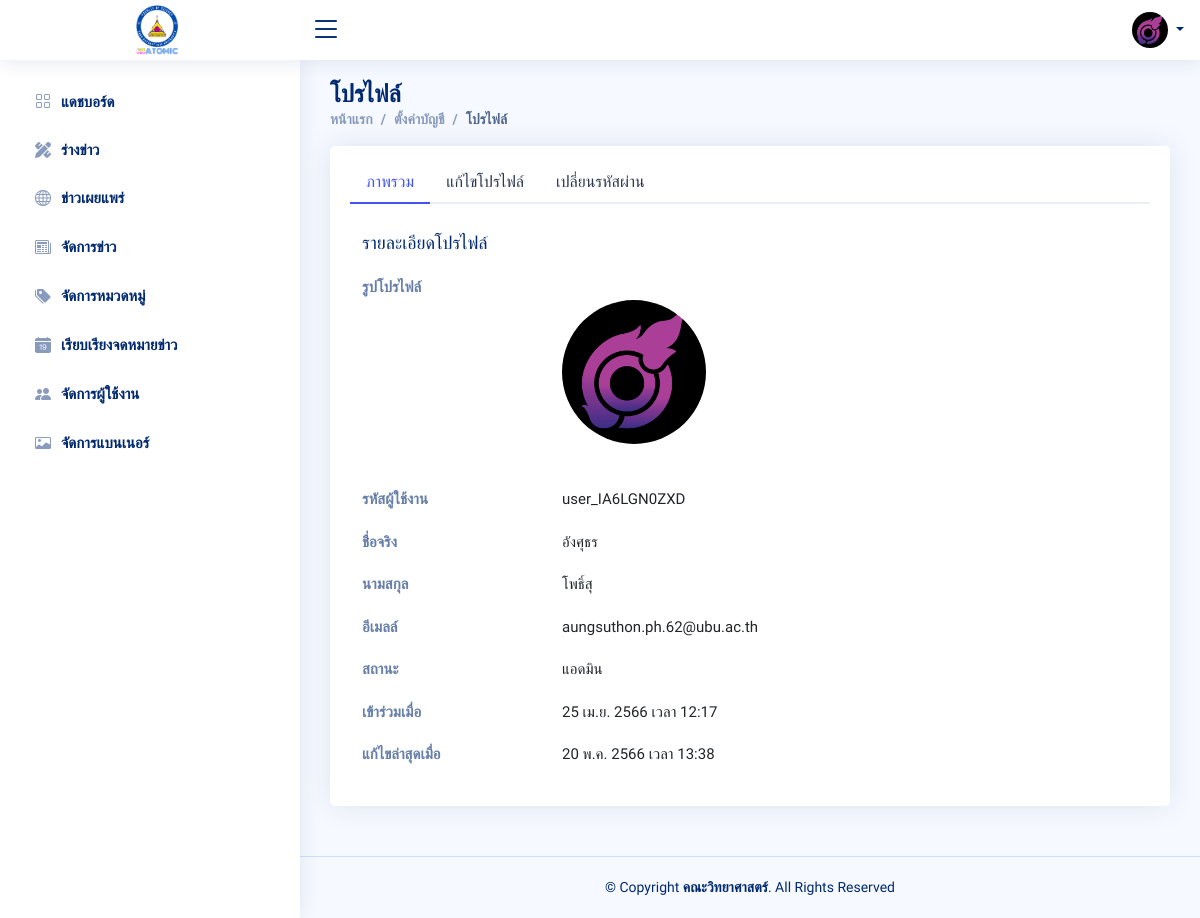
Page /?page=profile (signed in) on the committed database.
### tables this page shows
CREATE TABLE `users` (
  `user_id` bigint(20) NOT NULL,
  `user_unique` varchar(255) NOT NULL,
  `user_email` varchar(255) NOT NULL,
  `user_password` varchar(255) NOT NULL,
  `user_fname` varchar(255) NOT NULL,
  `user_lname` varchar(255) NOT NULL,
  `user_image` varchar(255) DEFAULT NULL,
  `user_role` varchar(255) NOT NULL DEFAULT 'สมาชิก',
  `user_approve` varchar(100) DEFAULT NULL,
  `user_created` datetime NOT NULL,
  `user_edit` datetime DEFAULT NULL
);

### private/app/controller/function.php (called while the page is built, shortened)
<?php
class Database
{
    private function connect()
    {
        try {
            $pdo = new PDO("mysql:host=localhost;dbname=project_sci", "root", "");
            $pdo->setAttribute(PDO::ATTR_ERRMODE, PDO::ERRMODE_EXCEPTION);
            return $pdo;
        } catch (PDOException $e) {
            die("ไม่สามารถเชื่อมต่อกับฐานข้อมูลได้: " . $e->getMessage());
        }
    }
    public function db_read($query, $params = array())
    {
        $pdo = $this->connect();
        try {
            $stmt = $pdo->prepare($query);
            $stmt->execute($params);
            $data = $stmt->fetchAll(PDO::FETCH_ASSOC);
            return $data;
        } catch (PDOException $e) {
            return false;
        }
    }
}
class User extends Database
{
    public function getUserByUniqueID($unique_id)
    {
        $query = "SELECT * FROM users WHERE user_unique='$unique_id' LIMIT 1";
        $result = $this->db_read($query);
        $user = $result[0];
        return $user;
    }
}
function cleanData($data)
{
    return htmlspecialchars($data);
}
function DateThai($strDate)
{
    $strYear = date("Y", strtotime($strDate)) + 543;
    $strMonth = date("n", strtotime($strDate));
    $strDay = date("j", strtotime($strDate));
    $strHour = date("H", strtotime($strDate));
    $strMinute = date("i", strtotime($strDate));
    $strMonthCut = array("", "ม.ค.", "ก.พ.", "มี.ค.", "เม.ย.", "พ.ค.", "มิ.ย.", "ก.ค.", "ส.ค.", "ก.ย.", "ต.ค.", "พ.ย.", "ธ.ค.");
    $strMonthThai = $strMonthCut[$strMonth];
    return "$strDay $strMonthThai $strYear เวลา $strHour:$strMinute";
}

### private/app/views/dashboard/page/profile/profile.php (the view, shortened to what this page needs)
<?php
$uid = $_SESSION['id'];
$users = new User();
$user = $users->getUserByUniqueID($uid);
?>
<div class="pagetitle">
    <h1>โปรไฟล์</h1>
    <nav>
        <ol class="breadcrumb">
            <li class="breadcrumb-item"><a href="index">หน้าแรก</a></li>
            <li class="breadcrumb-item">ตั้งค่าบัญชี</li>
            <li class="breadcrumb-item active">โปรไฟล์</li>
        </ol>
    </nav>
</div>
<section class="section profile">
    <div class="row">
        <div class="col-xl-12">
            <div class="card">
                <div class="card-body pt-3">
                    <ul class="nav nav-tabs nav-tabs-bordered">
                        <li class="nav-item">
                            <button class="nav-link active" data-bs-toggle="tab" data-bs-target="#profile-overview">ภาพรวม</button>
                        </li>
                        <li class="nav-item">
                            <button class="nav-link" data-bs-toggle="tab" data-bs-target="#profile-edit">แก้ไขโปรไฟล์</button>
                        </li>
                        <li class="nav-item">
                            <button class="nav-link" data-bs-toggle="tab" data-bs-target="#profile-change-password">เปลี่ยนรหัสผ่าน</button>
                        </li>
                    </ul>
                    <div class="tab-content pt-2">
                        <div class="tab-pane fade show active profile-overview" id="profile-overview">
                            <div class="container">
                                <h5 class="card-title">รายละเอียดโปรไฟล์</h5>
                                <div class="row">
                                    <div class="col-lg-3 col-md-4 label ">รูปโปรไฟล์</div>
                                    <div class="col-lg-9 col-md-8 py-4">
                                        <?php if ($user['user_image'] == "") { ?>
                                            <div class="avatar rounded-circle" data-label="<?= cleanData($user['user_fname']); ?>"></div>
                                        <?php } else { ?>
                                            <img src="public/img/user_img/<?= cleanData($user['user_image']); ?>" alt="Profile" class="rounded-circle w-25" loading="lazy">
                                        <?php } ?>
                                    </div>
                                </div>
                                <div class="row">
                                    <div class="col-lg-3 col-md-4 label ">รหัสผู้ใช้งาน</div>
                                    <div class="col-lg-9 col-md-8"><?= cleanData($user['user_unique']); ?></div>
                                </div>
                                <div class="row">
                                    <div class="col-lg-3 col-md-4 label ">ชื่อจริง</div>
                                    <div class="col-lg-9 col-md-8"><?= cleanData($user['user_fname']); ?></div>
                                </div>
                                <div class="row">
                                    <div class="col-lg-3 col-md-4 label ">นามสกุล</div>
                                    <div class="col-lg-9 col-md-8"><?= cleanData($user['user_lname']); ?></div>
                                </div>
                                <div class="row">
                                    <div class="col-lg-3 col-md-4 label">อีเมลล์</div>
                                    <div class="col-lg-9 col-md-8"><?= cleanData($user['user_email']); ?></div>
                                </div>
                                <div class="row">
                                    <div class="col-lg-3 col-md-4 label">สถานะ</div>
                                    <div class="col-lg-9 col-md-8"><?= cleanData($user['user_role']); ?></div>
                                </div>
                                <div class="row">
                                    <div class="col-lg-3 col-md-4 label">เข้าร่วมเมื่อ</div>
                                    <div class="col-lg-9 col-md-8"><?= DateThai(cleanData($user['user_created'])); ?></div>
                                </div>
                                <div class="row">
                                    <div class="col-lg-3 col-md-4 label">แก้ไขล่าสุดเมื่อ</div>
                                    <div class="col-lg-9 col-md-8"><?= DateThai(cleanData($user['user_edit'])); ?></div>
                                </div>
                            </div>
                        </div>
                    </div>
                </div>
            </div>
        </div>
    </div>
</section>

### private/app/views/dashboard/assets/layout/header.php (shortened to what this page needs)
<header id="header" class="header fixed-top d-flex align-items-center">
    <div class="d-flex align-items-center justify-content-between">
        <a href="dashboard" class="logo align-items-center text-center">
            <img src="public/img/logo/sci_atomic.png" alt="Sci_atomic logo" loading="lazy">
        </a>
        <i class="bi bi-list toggle-sidebar-btn"></i>
    </div>
    <nav class="header-nav ms-auto">
        <ul class="d-flex align-items-center">
            <li class="nav-item dropdown pe-3">
                <a class="nav-link nav-profile d-flex align-items-center pe-0" href="#" data-bs-toggle="dropdown">
                    <?php if ($user['user_image'] == "") { ?>
                        <div class="avatar rounded-circle" data-label="<?= cleanData($user['user_fname']); ?>"></div>
                    <?php } else { ?>
                        <img src="public/img/user_img/<?= cleanData($user['user_image']); ?>" alt="Profile" class="rounded-circle" loading="lazy">
                    <?php } ?>
                    <span class="d-none d-md-block dropdown-toggle ps-2"></span>
                </a>
            </li>
        </ul>
    </nav>
</header>

### private/app/views/dashboard/assets/css/style.css (style rules this page uses)
:root { scroll-behavior: smooth; }
body { font-family: 'Sarabun', sans-serif; background: #f6f9ff; color: #444444; }
a { color: #4154f1; text-decoration: none; }
h1, h2, h3, h4, h5, h6 { font-family: 'Sarabun', sans-serif; }
.pagetitle { margin-bottom: 10px; }
.pagetitle h1 { font-size: 24px; margin-bottom: 0; font-weight: 600; color: #012970; }
.card { margin-bottom: 30px; border: none; border-radius: 5px; box-shadow: 0px 0 30px rgba(1, 41, 112, 0.1); }
.card-title { padding: 20px 0 15px 0; font-size: 18px; font-weight: 500; color: #012970; font-family: 'Sarabun', sans-serif; }
.card-body { padding: 0 20px 20px 20px; }
.breadcrumb { font-size: 14px; font-family: 'Sarabun', sans-serif; color: #899bbd; font-weight: 600; }
.breadcrumb a { color: #899bbd; transition: 0.3s; }
.breadcrumb .breadcrumb-item::before { color: #899bbd; }
.breadcrumb .active { color: #51678f; font-weight: 600; }
.nav-tabs-bordered { border-bottom: 2px solid #ebeef4; }
.nav-tabs-bordered .nav-link { margin-bottom: -2px; border: none; color: #2c384e; }
.nav-tabs-bordered .nav-link.active { background-color: #fff; color: #4154f1; border-bottom: 2px solid #4154f1; }
.logo { line-height: 1; }
@media (min-width: 1200px) { .logo { width: 280px; } }
.logo img { max-height: 50px; margin-right: 6px; }
.header { transition: all 0.5s; z-index: 997; height: 60px; box-shadow: 0px 2px 20px rgba(1, 41, 112, 0.1); background-color: #fff; padding-left: 20px; }
.header .toggle-sidebar-btn { font-size: 32px; padding-left: 10px; cursor: pointer; color: #012970; }
.header-nav ul { list-style: none; }
.header-nav>ul { margin: 0; padding: 0; }
.header-nav .nav-profile { color: #012970; }
.header-nav .nav-profile img { max-height: 36px; }
.header-nav .nav-profile span { font-size: 14px; font-weight: 600; }
.profile .profile-overview .row { margin-bottom: 20px; font-size: 15px; }
.profile .profile-overview .card-title { color: #012970; }
.profile .profile-overview .label { font-weight: 600; color: rgba(1, 41, 112, 0.6); }

### rows in the picture
users: user_image (picture), user_unique "user_IA6LGN0ZXD", user_fname "อังศุธร", user_lname "โพธิ์สุ", user_email "aungsuthon.ph.62@ubu.ac.th", user_role "แอดมิน", user_created "25 เม.ย. 2566 เวลา 12:17", user_edit "20 พ.ค. 2566 เวลา 13:38"
